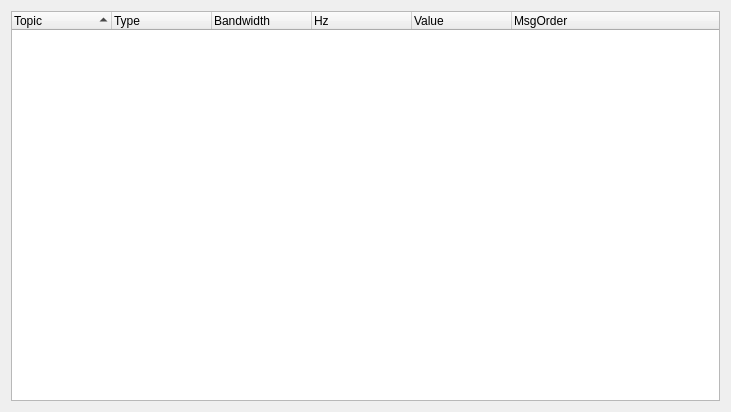
<?xml version="1.0" encoding="UTF-8"?>
<ui version="4.0">
 <class>BridgeWidget</class>
 <widget class="QWidget" name="BridgeWidget">
  <property name="geometry">
   <rect>
    <x>0</x>
    <y>0</y>
    <width>731</width>
    <height>412</height>
   </rect>
  </property>
  <property name="windowTitle">
   <string>FSW ROS2 Bridge</string>
  </property>
  <layout class="QVBoxLayout" name="verticalLayout">
   <item>
    <widget class="QTreeWidget" name="topics_tree_widget">
     <property name="contextMenuPolicy">
      <enum>Qt::CustomContextMenu</enum>
     </property>
     <property name="toolTip">
      <string>Right click on item for more options.</string>
     </property>
     <property name="dragEnabled">
      <bool>true</bool>
     </property>
     <property name="dragDropMode">
      <enum>QAbstractItemView::DragOnly</enum>
     </property>
      <property name="sortingEnabled">
       <bool>true</bool>
      </property>
     <column>
      <property name="text">
       <string>Topic</string>
      </property>
     </column>
     <column>
      <property name="text">
       <string>Type</string>
      </property>
     </column>
     <column>
      <property name="text">
       <string>Bandwidth</string>
      </property>
     </column>
     <column>
      <property name="text">
       <string>Hz</string>
      </property>
     </column>
     <column>
      <property name="text">
       <string>Value</string>
      </property>
     </column>
     <column>
      <property name="text">
       <string>MsgOrder</string>
      </property>
     </column>
    </widget>
   </item>
  </layout>
 </widget>
 <resources/>
 <connections/>
</ui>
